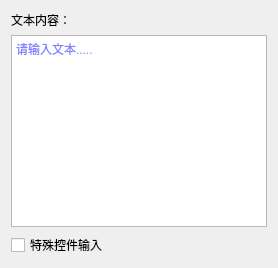
     <widget class="QWidget" name="tab_6">
      <attribute name="title">
       <string>文本输入</string>
      </attribute>
      <layout class="QHBoxLayout" name="horizontalLayout_13">
       <item>
        <layout class="QVBoxLayout" name="verticalLayout_9">
         <item>
          <layout class="QVBoxLayout" name="verticalLayout_8">
           <item>
            <widget class="QLabel" name="label_18">
             <property name="text">
              <string>文本内容：</string>
             </property>
            </widget>
           </item>
           <item>
            <widget class="QTextEdit" name="textEdit">
             <property name="palette">
              <palette>
               <active>
                <colorrole role="WindowText">
                 <brush brushstyle="SolidPattern">
                  <color alpha="255">
                   <red>0</red>
                   <green>85</green>
                   <blue>255</blue>
                  </color>
                 </brush>
                </colorrole>
                <colorrole role="Text">
                 <brush brushstyle="SolidPattern">
                  <color alpha="255">
                   <red>0</red>
                   <green>0</green>
                   <blue>255</blue>
                  </color>
                 </brush>
                </colorrole>
                <colorrole role="PlaceholderText">
                 <brush brushstyle="SolidPattern">
                  <color alpha="128">
                   <red>0</red>
                   <green>0</green>
                   <blue>255</blue>
                  </color>
                 </brush>
                </colorrole>
               </active>
               <inactive>
                <colorrole role="WindowText">
                 <brush brushstyle="SolidPattern">
                  <color alpha="255">
                   <red>0</red>
                   <green>85</green>
                   <blue>255</blue>
                  </color>
                 </brush>
                </colorrole>
                <colorrole role="Text">
                 <brush brushstyle="SolidPattern">
                  <color alpha="255">
                   <red>0</red>
                   <green>0</green>
                   <blue>255</blue>
                  </color>
                 </brush>
                </colorrole>
                <colorrole role="PlaceholderText">
                 <brush brushstyle="SolidPattern">
                  <color alpha="128">
                   <red>0</red>
                   <green>0</green>
                   <blue>255</blue>
                  </color>
                 </brush>
                </colorrole>
               </inactive>
               <disabled>
                <colorrole role="WindowText">
                 <brush brushstyle="SolidPattern">
                  <color alpha="255">
                   <red>120</red>
                   <green>120</green>
                   <blue>120</blue>
                  </color>
                 </brush>
                </colorrole>
                <colorrole role="Text">
                 <brush brushstyle="SolidPattern">
                  <color alpha="255">
                   <red>120</red>
                   <green>120</green>
                   <blue>120</blue>
                  </color>
                 </brush>
                </colorrole>
                <colorrole role="PlaceholderText">
                 <brush brushstyle="SolidPattern">
                  <color alpha="128">
                   <red>0</red>
                   <green>0</green>
                   <blue>0</blue>
                  </color>
                 </brush>
                </colorrole>
               </disabled>
              </palette>
             </property>
             <property name="html">
              <string>&lt;!DOCTYPE HTML PUBLIC &quot;-//W3C//DTD HTML 4.0//EN&quot; &quot;http://www.w3.org/TR/REC-html40/strict.dtd&quot;&gt;
&lt;html&gt;&lt;head&gt;&lt;meta name=&quot;qrichtext&quot; content=&quot;1&quot; /&gt;&lt;style type=&quot;text/css&quot;&gt;
p, li { white-space: pre-wrap; }
&lt;/style&gt;&lt;/head&gt;&lt;body style=&quot; font-family:'微软雅黑','微软雅黑'; font-size:9pt; font-weight:400; font-style:normal;&quot;&gt;
&lt;p style=&quot;-qt-paragraph-type:empty; margin-top:0px; margin-bottom:0px; margin-left:0px; margin-right:0px; -qt-block-indent:0; text-indent:0px; font-family:'黑体','黑体';&quot;&gt;&lt;br /&gt;&lt;/p&gt;&lt;/body&gt;&lt;/html&gt;</string>
             </property>
             <property name="placeholderText">
              <string>请输入文本.....</string>
             </property>
            </widget>
           </item>
          </layout>
         </item>
         <item>
          <widget class="QCheckBox" name="checkBox_2">
           <property name="text">
            <string>特殊控件输入</string>
           </property>
          </widget>
         </item>
         <item>
          <layout class="QHBoxLayout" name="horizontalLayout_12"/>
         </item>
        </layout>
       </item>
      </layout>
     </widget>
